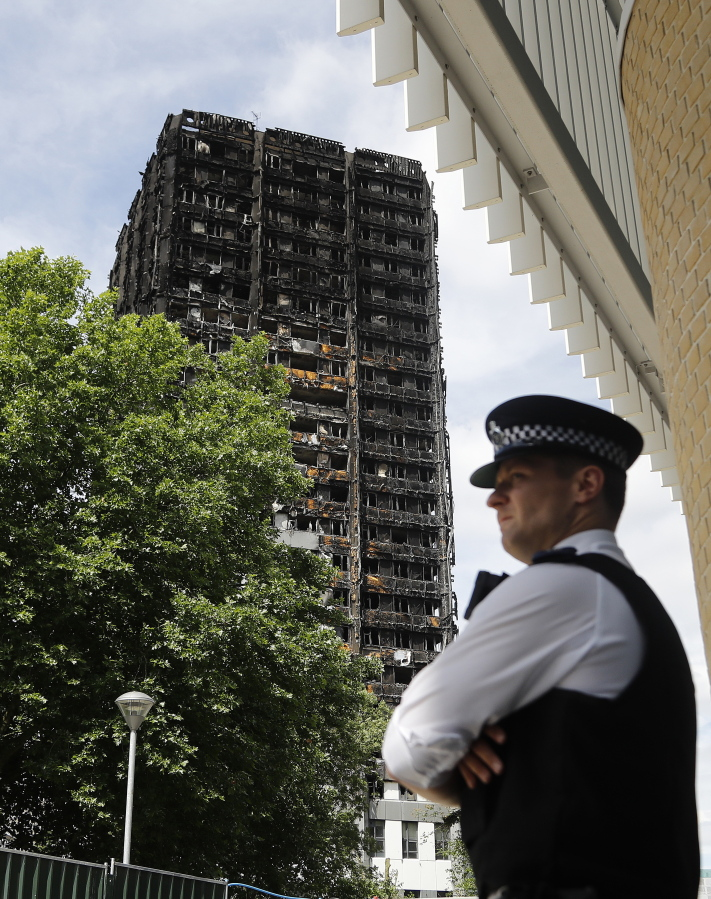
#> input picture fire_detection/images/350.jpg, 711 x 899 px
$ python fire_detection.py --image images/350.jpg
#> lines starting #> are read from the running program, lines starting #| are printed output that depends on the picture
import pyarmnn as ann
import numpy as np
import cv2
import argparse

print(f"Working with ARMNN {ann.ARMNN_VERSION}")

#Load an image
parser = argparse.ArgumentParser(
      formatter_class=argparse.ArgumentDefaultsHelpFormatter)
parser.add_argument(
      '--image', help='File path of image file', required=True)
args = parser.parse_args()

image = cv2.imread(args.image)
#> image is the input picture: shape (899, 711, 3); mean B, G, R 91.3, 99.5, 98.9
image = cv2.resize(image, (128, 128))
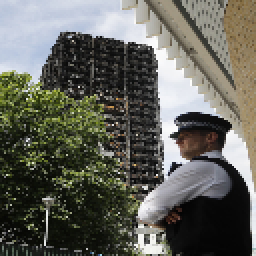
#> image: shape (128, 128, 3) (shown 2 times larger); mean B, G, R 91.1, 99.3, 98.7
image = np.array(image, dtype=np.float32) / 255.0
print(image.shape)
#| (128, 128, 3)

# ONNX, Caffe and TF parsers also exist.
#> (the run stopped early here; a loop or call above may not have finished)

$ run again, on fire_detection/images/352.jpg
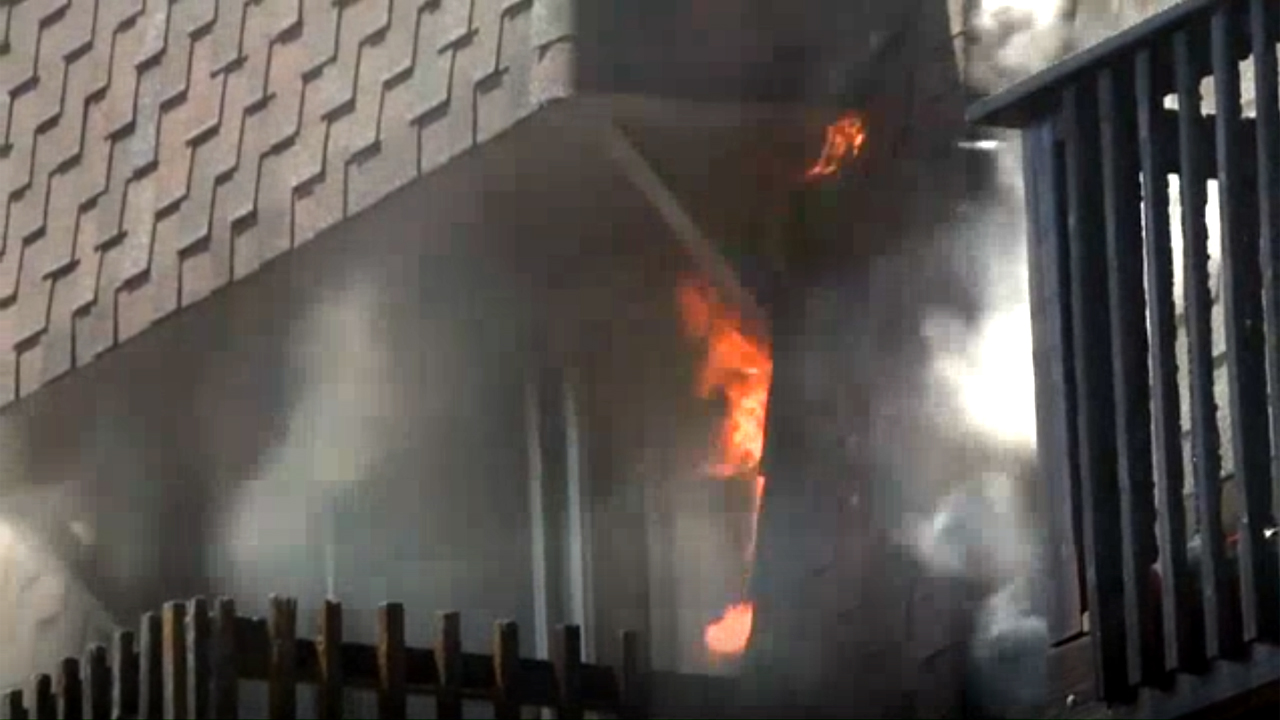
#> input picture fire_detection/images/352.jpg, 1280 x 720 px
#> image is the input picture: shape (720, 1280, 3); mean B, G, R 80.5, 84.4, 89.7
#> `image = cv2.resize(image, (128, 128))`:
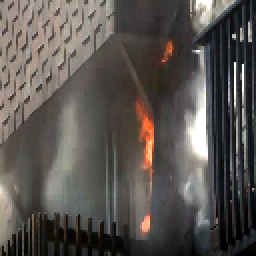
#> image: shape (128, 128, 3) (shown 2 times larger); mean B, G, R 80.4, 84.3, 89.6
#| (128, 128, 3)

$ run again, on fire_detection/images/353.jpg
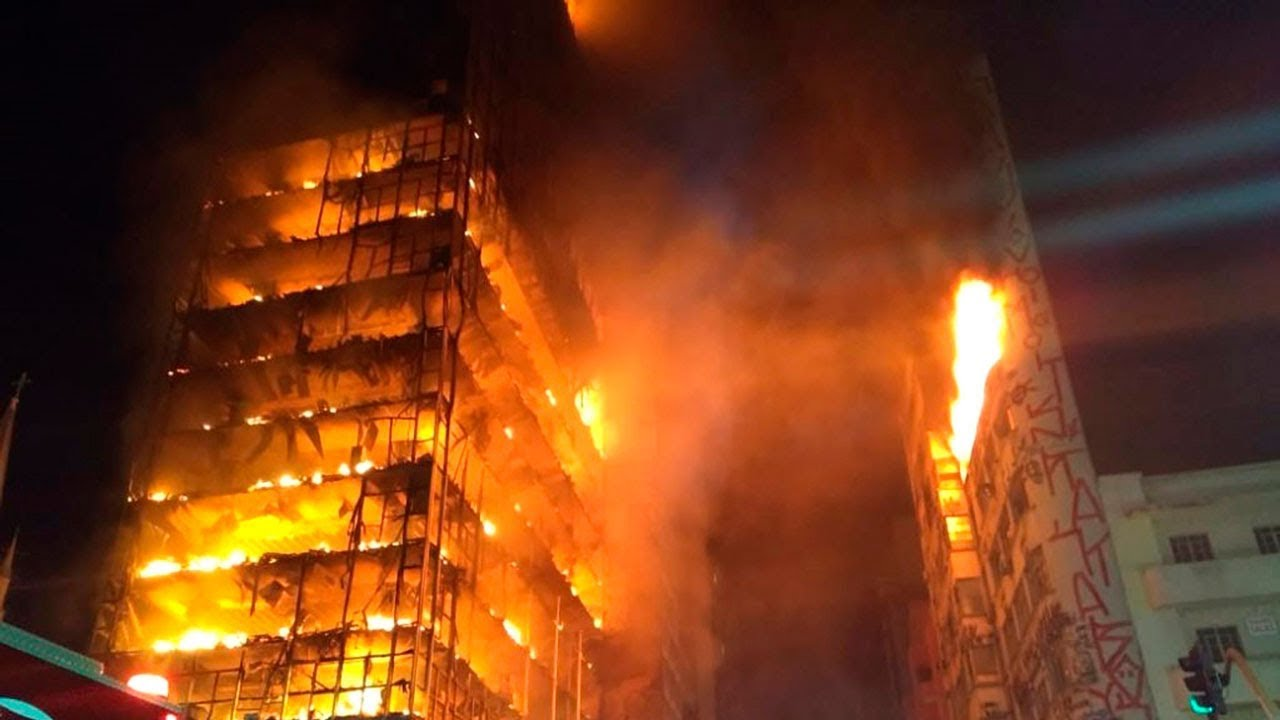
#> input picture fire_detection/images/353.jpg, 1280 x 720 px
#> image is the input picture: shape (720, 1280, 3); mean B, G, R 28.2, 61.2, 119.6
#> `image = cv2.resize(image, (128, 128))`:
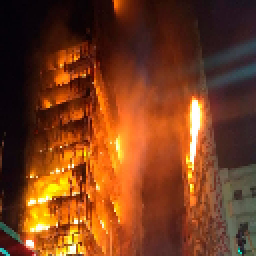
#> image: shape (128, 128, 3) (shown 2 times larger); mean B, G, R 28.1, 61.1, 119.5
#| (128, 128, 3)

$ run again, on fire_detection/images/354.jpg
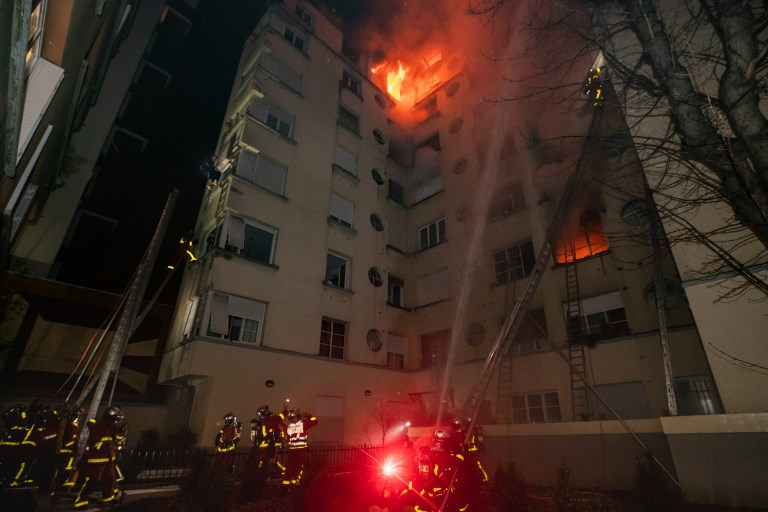
#> input picture fire_detection/images/354.jpg, 768 x 512 px
#> image is the input picture: shape (512, 768, 3); mean B, G, R 33.3, 41.5, 61.5
#> `image = cv2.resize(image, (128, 128))`:
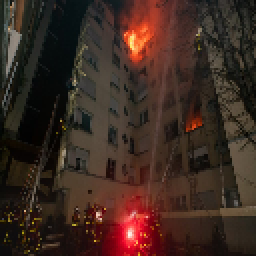
#> image: shape (128, 128, 3) (shown 2 times larger); mean B, G, R 33.4, 41.6, 61.6
#| (128, 128, 3)
